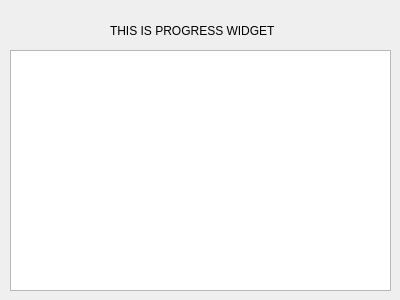
<?xml version="1.0" encoding="UTF-8"?>
<ui version="4.0">
 <class>ProgressWindow</class>
 <widget class="QWidget" name="ProgressWindow">
  <property name="geometry">
   <rect>
    <x>0</x>
    <y>0</y>
    <width>400</width>
    <height>300</height>
   </rect>
  </property>
  <property name="windowTitle">
   <string>Form</string>
  </property>
  <widget class="QLabel" name="status_label">
   <property name="geometry">
    <rect>
     <x>110</x>
     <y>10</y>
     <width>321</width>
     <height>41</height>
    </rect>
   </property>
   <property name="text">
    <string>THIS IS PROGRESS WIDGET</string>
   </property>
  </widget>
  <widget class="QTextBrowser" name="textBrowser">
   <property name="geometry">
    <rect>
     <x>10</x>
     <y>50</y>
     <width>381</width>
     <height>241</height>
    </rect>
   </property>
   <property name="html">
    <string>&lt;!DOCTYPE HTML PUBLIC &quot;-//W3C//DTD HTML 4.0//EN&quot; &quot;http://www.w3.org/TR/REC-html40/strict.dtd&quot;&gt;
&lt;html&gt;&lt;head&gt;&lt;meta name=&quot;qrichtext&quot; content=&quot;1&quot; /&gt;&lt;style type=&quot;text/css&quot;&gt;
p, li { white-space: pre-wrap; }
&lt;/style&gt;&lt;/head&gt;&lt;body style=&quot; font-family:'Ubuntu'; font-size:11pt; font-weight:400; font-style:normal;&quot;&gt;
&lt;p style=&quot;-qt-paragraph-type:empty; margin-top:0px; margin-bottom:0px; margin-left:0px; margin-right:0px; -qt-block-indent:0; text-indent:0px;&quot;&gt;&lt;br /&gt;&lt;/p&gt;&lt;/body&gt;&lt;/html&gt;</string>
   </property>
  </widget>
 </widget>
 <resources/>
 <connections/>
</ui>
